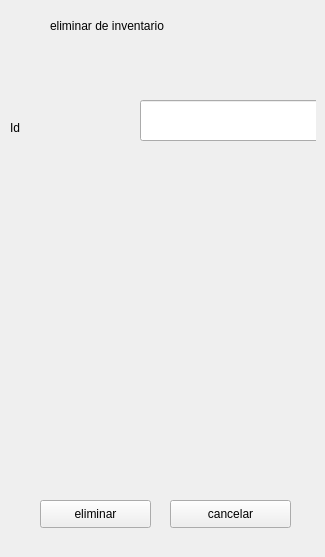
               <widget class="QWidget" name="eliminar">
                <widget class="QWidget" name="widget_5" native="true">
                 <property name="geometry">
                  <rect>
                   <x>10</x>
                   <y>10</y>
                   <width>306</width>
                   <height>538</height>
                  </rect>
                 </property>
                 <widget class="QLineEdit" name="reg_eliminarI">
                  <property name="geometry">
                   <rect>
                    <x>130</x>
                    <y>90</y>
                    <width>181</width>
                    <height>41</height>
                   </rect>
                  </property>
                 </widget>
                 <widget class="QLabel" name="label_22">
                  <property name="geometry">
                   <rect>
                    <x>40</x>
                    <y>0</y>
                    <width>241</width>
                    <height>31</height>
                   </rect>
                  </property>
                  <property name="text">
                   <string>eliminar de inventario</string>
                  </property>
                 </widget>
                 <widget class="QLabel" name="label_23">
                  <property name="geometry">
                   <rect>
                    <x>0</x>
                    <y>110</y>
                    <width>55</width>
                    <height>16</height>
                   </rect>
                  </property>
                  <property name="text">
                   <string>Id</string>
                  </property>
                 </widget>
                 <widget class="QPushButton" name="eliminarI">
                  <property name="geometry">
                   <rect>
                    <x>30</x>
                    <y>490</y>
                    <width>111</width>
                    <height>28</height>
                   </rect>
                  </property>
                  <property name="text">
                   <string>eliminar</string>
                  </property>
                  <property name="icon">
                   <iconset>
                    <normaloff>img/basura.png</normaloff>img/basura.png</iconset>
                  </property>
                  <property name="iconSize">
                   <size>
                    <width>28</width>
                    <height>28</height>
                   </size>
                  </property>
                 </widget>
                 <widget class="QPushButton" name="pushButton_2">
                  <property name="geometry">
                   <rect>
                    <x>160</x>
                    <y>490</y>
                    <width>121</width>
                    <height>28</height>
                   </rect>
                  </property>
                  <property name="text">
                   <string>cancelar</string>
                  </property>
                  <property name="icon">
                   <iconset>
                    <normaloff>img/cancelar.png</normaloff>img/cancelar.png</iconset>
                  </property>
                  <property name="iconSize">
                   <size>
                    <width>28</width>
                    <height>28</height>
                   </size>
                  </property>
                 </widget>
                </widget>
               </widget>
